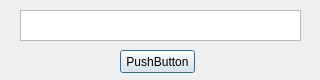
<?xml version="1.0" encoding="UTF-8"?>
<ui version="4.0">
 <class>AddCategoryDialog</class>
 <widget class="QDialog" name="AddCategoryDialog">
  <property name="geometry">
   <rect>
    <x>0</x>
    <y>0</y>
    <width>320</width>
    <height>80</height>
   </rect>
  </property>
  <property name="windowTitle">
   <string>Dialog</string>
  </property>
  <widget class="QPushButton" name="pushButton">
   <property name="geometry">
    <rect>
     <x>120</x>
     <y>50</y>
     <width>75</width>
     <height>23</height>
    </rect>
   </property>
   <property name="text">
    <string>PushButton</string>
   </property>
  </widget>
  <widget class="QTextEdit" name="textEdit">
   <property name="geometry">
    <rect>
     <x>20</x>
     <y>10</y>
     <width>281</width>
     <height>31</height>
    </rect>
   </property>
  </widget>
 </widget>
 <resources/>
 <connections/>
</ui>
